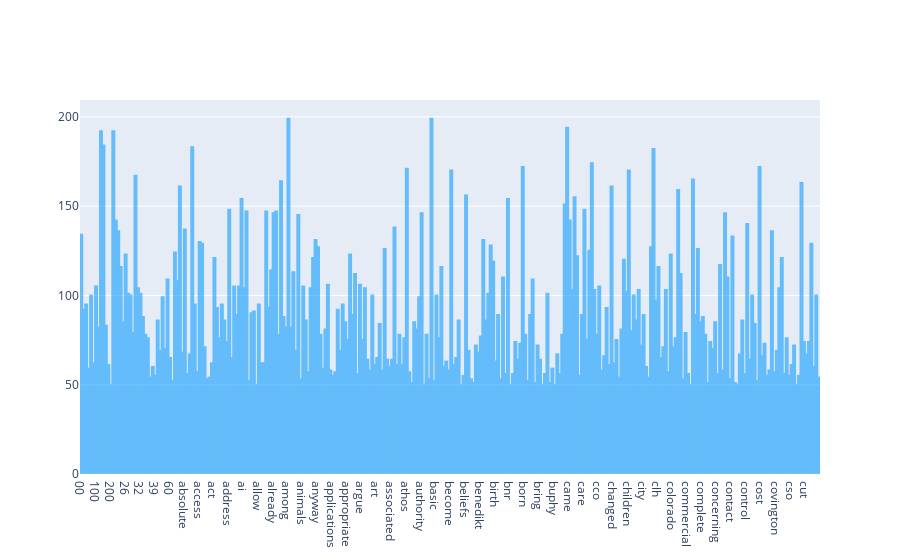

Notebook cell for this chart:
### Markdown cell above
### >>> **Exercise 14 (take home):** 
The chart above contains all the vocabulary, and it's computationally intensive to both compute and visualize. Can you efficiently reduce the number of terms you want to visualize as an exercise.

### Code cell
# Answer here
x = term_frequencies
lower_bound = 50
upper_bound = 200

plot_word = []
plot_freq = []
temp = np.where((x>=lower_bound)&(x<=upper_bound))

for i in range(300):
    plot_word.append(count_vect.get_feature_names()[temp[0][i]])
    plot_freq.append(term_frequencies[temp[0][i]])
        
fig = go.Figure([go.Bar(x=plot_word, y=plot_freq)])
fig.update_traces(marker_color='rgb(17,157,255)', marker_line_color='rgb(17,157,255)',
                  marker_line_width=2, opacity=0.6)

fig.show()

### Figure 1 — Plotly figure (JSON) as saved in the notebook; plotly's stock layout.template omitted (floating-point values rounded to 4 significant figures; data arrays with more than 128 entries replaced by an {"elided": "..."} marker saying what was removed)
{"data": [{"marker": {"color": "rgb(17,157,255)", "line": {"color": "rgb(17,157,255)", "width": 2}}, "opacity": 0.6, "type": "bar", "x": {"elided": "300 str values"}, "y": {"elided": "300 int values"}}], "layout": {}}
